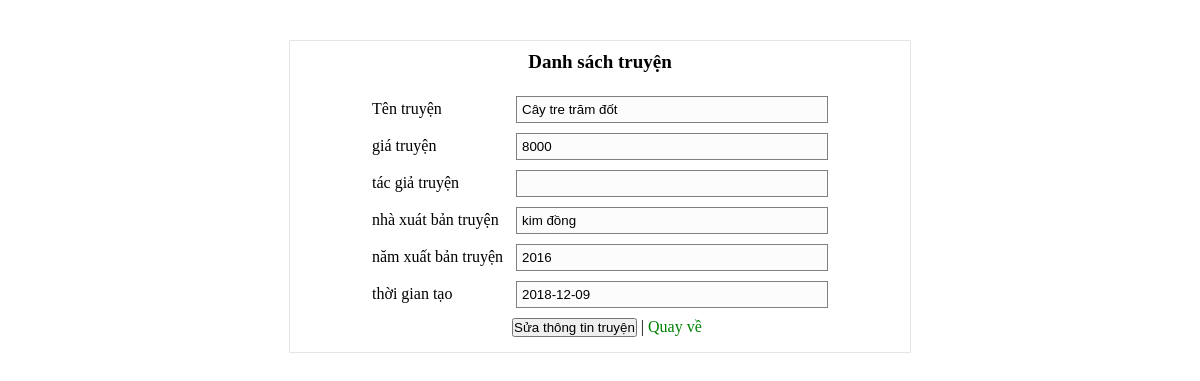
Screenshot of /?page=sua&id=5 with the database file from the repository.
### tables this page shows
CREATE TABLE `truyen` (
  `id` int(11) NOT NULL,
  `ten` varchar(255) NOT NULL,
  `gia` int(11) NOT NULL,
  `tacgia` varchar(255) DEFAULT NULL,
  `nxb` varchar(255) NOT NULL,
  `nam` int(11) NOT NULL,
  `time_create` date NOT NULL
);

### controller/Controller.php (called while the page is built, shortened)
<?php
class Controller {
	private $model;
	function __construct(){
		require "./model/Model.php";
		$this->model = new Model();
	}
	public function sua(){
		$dataTruyen = $this->model->getDataTruyen($_GET['id'])->fetch_assoc();
		require "./views/them.php";
	}
}

### model/Model.php (called while the page is built, shortened)
<?php
class Model{
	private $conn;
	function __construct(){
		$this->conn = new mysqli("localhost", "root", "", "ql_truyen");
		mysqli_set_charset($this->conn, "utf8");
	}
	function getDataTruyen($id){
		$sql = "SELECT * FROM truyen WHERE id = '$id' ";
		return $this->conn->query($sql);
	}
}

### views/them.php (the view, shortened to what this page needs)
<!DOCTYPE html>
<html lang="en">
<head>
	<link rel="stylesheet" href="style.css">
</head>
<body>
	<div class="container-form">
		<div class="title">
			<h4>Danh sách truyện</h4>
		</div>
		<br>
		<form action="?page=<?php if(isset($dataTruyen)) echo "suas"; else echo "thems"; ?>" method="post">
			<div class="form-item">
				<label >Tên truyện</label>
				<input type="text" name="ten" value="<?php if(isset($dataTruyen)) echo $dataTruyen['ten'] ?>" required>
			</div>
			<div class="form-item">
				<label >giá truyện</label>
				<input type="number" name="gia" min="0" value="<?php if(isset($dataTruyen)) echo $dataTruyen['gia'] ?>" required >
			</div>
			<div class="form-item">
				<label >tác giả truyện</label>
				<input type="text" name="tacgia" value="<?php if(isset($dataTruyen)) echo $dataTruyen['tacgia'] ?>">
			</div>
			<div class="form-item">
				<label >nhà xuát bản truyện</label>
				<input type="text" name="nxb" value="<?php if(isset($dataTruyen)) echo $dataTruyen['nxb'] ?>" required>
			</div>
			<div class="form-item">
				<label >năm xuất bản truyện</label>
				<input type="number" name="nam" min="1995" value="<?php if(isset($dataTruyen)) echo $dataTruyen['nam'] ?>" required>
			</div>
			<div class="form-item">
				<label >thời gian tạo</label>
				<input type="text" name="time_create" value="<?php if(isset($dataTruyen)) echo $dataTruyen['time_create']; else echo Date("Y-m-d");?>" readonly required>
			</div>
			<div class="form-item">
				<input type="submit" value="<?php if(isset($dataTruyen)) echo "Sửa thông tin truyện"; else echo "Thêm truyện";?>">
				|
				<a href="?page=index">Quay về</a>
			</div>
		</form>
	</div>
</body>
</html>

### style.css (style rules this page uses)
* { padding: 0; margin: 0; }
a { text-decoration: none; color: green; }
.title h4 { text-align: center; font-size: 19px; }
.container-form { width: 600px; margin: 40px auto; border: 1px solid #a5a5a547; padding: 10px; }
form { width: fit-content; margin: auto; }
.form-item { padding: 5px 0; }
.form-item label { display: inline-block; min-width: 140px; }
.form-item input:not([type="submit"]) { min-width: 300px; padding: 5px; background-color: #a5a5a508; border: 1px solid grey; }
.form-item:last-child { margin-left: 140px; }

### rows the page displays
truyen: ten "Cây tre trăm đốt", gia "8000", nxb "kim đồng", nam "2016", time_create "2018-12-09"
